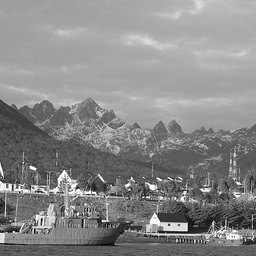
#> input picture Tarea_04/outs/gaussiano/img.jpg, 256 x 256 px
$ python degradacion.py
#> lines starting #> are read from the running program, lines starting #| are printed output that depends on the picture
# Libraries
import os
import cv2
import sys
import numpy as np
from pathlib import Path

import matplotlib.pyplot as plt
from matplotlib.pyplot import figure, draw, pause


#######################################################################
# Directorio de trabajo
wd = os.path.join("outs", "degradacion")
Path(wd).mkdir(parents=True, exist_ok=True)

#######################################################################
# img
INPUT_FILE = os.path.join("outs", "gaussiano", "img.jpg")

img = cv2.imread(INPUT_FILE, cv2.IMREAD_GRAYSCALE)
#> img is the input picture: shape (256, 256); min 0, max 255, mean 136.3
img = cv2.normalize(img.astype('float'), None, 0.0, 1.0, cv2.NORM_MINMAX)

print(img.shape)
#| (256, 256)

cv2.imshow("img", img)

# Espectro imagen
img_fft = np.fft.fft2(img)
n, m = img_fft.shape
#> n = 256; m = 256

#######################################################################
######################### Modelo Turbulencia ##########################
for i in [1, 5, 9]:
    k = i / 1000
    rx = np.linspace(-m/2, m/2, m)
    ry = np.linspace(-n/2, n/2, n)
    U, V = np.meshgrid(rx, ry)

    # ecuacion de turbulencia
    H = np.exp(-k*(U**2+V**2)**(5/6))
    H = np.fft.fftshift(H)

    # Aplicacion del filtro
    FT = H * img_fft
    ft = np.real(np.fft.ifft2(FT))

    ft = cv2.normalize(ft.astype('float'), None, 0.0, 255, cv2.NORM_MINMAX)
    ft = np.uint8(ft)

    out_file = os.path.join(wd, f"turb_{str(i).zfill(2)}.jpg")
    cv2.imwrite(out_file, ft)
#> this loop made 3 passes
#> pass 1, `ft = np.real(np.fft.ifft2(FT))`:
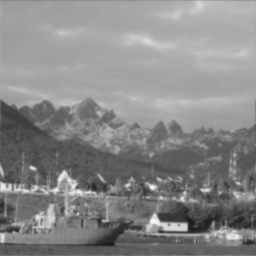
#> ft: shape (256, 256) float64; min 0.0932, max 0.973, mean 0.534
#> pass 2, `ft = np.real(np.fft.ifft2(FT))`:
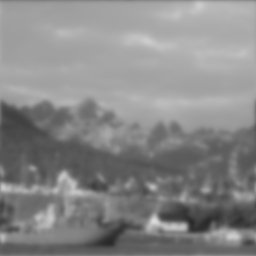
#> ft: shape (256, 256) float64; min 0.159, max 0.867, mean 0.533

#######################################################################
########################## Modelo Movimiento ##########################
# Parametros modelo de movimiento
av = [0, 3]
bv = [0, 3]
Tv = [1]

params = [(a, b, T) for a in av for b in bv for T in Tv]

rx = np.linspace(-1, 1, m)
#> rx = 256 values from -1 to 1
ry = np.linspace(-1, 1, n)
#> ry = 256 values from -1 to 1
U, V = np.meshgrid(rx, rx)

for a, b, T in params:
    # Ecuacion de movimiento
    UV = (U * a) + (V * b)

    H = T * np.sinc(np.pi*UV)*np.exp(-1j*np.pi*UV)
    H = np.fft.fftshift(H)

    # Aplicacion del filtro
    FT = H * img_fft
    ft = np.real(np.fft.ifft2(FT))

    ft = cv2.normalize(ft.astype('float'), None, 0.0, 255, cv2.NORM_MINMAX)
    ft = np.uint8(ft)

    f_name = f"mov_{a}_{b}_{T}.jpg"
    out_file = os.path.join(wd, f_name)
    cv2.imwrite(out_file, ft)
#> this loop made 4 passes
#> pass 2, `ft = np.real(np.fft.ifft2(FT))`:
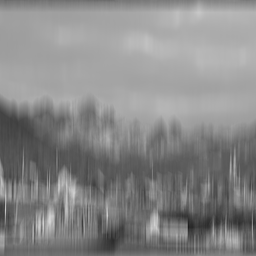
#> ft: shape (256, 256) float64; min 0.107, max 0.835, mean 0.533


#######################################################################
cv2.waitKey(0)
